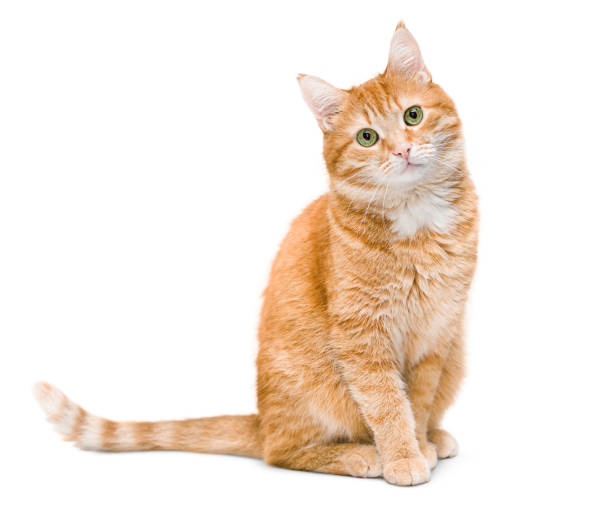
#> input picture Lab5/cat.jpg, 612 x 531 px
$ jupyter execute Lab5.ipynb   (older library calls are emulated)
#> lines starting #> are read from the running program, lines starting #| are printed output that depends on the picture
[cell 1]
import cv2
import numpy as np
import matplotlib.pyplot as plt
from scipy import ndimage
from scipy.ndimage import gaussian_filter
from skimage import data

### Task#1: Unsharp Masking

[cell 2]
# Read the image
image = cv2.imread('cat.jpg')
#> image is the input picture: shape (531, 612, 3); mean B, G, R 224.7, 234.5, 245.6
image = cv2.cvtColor(image, cv2.COLOR_BGR2RGB) # Convert from BGR to RGB

#gussian sigma
sigma=2

#parameter
amount=1.5

# Convert image to float32 for processing
image_float = image.astype(np.float32) / 255.0

# Apply Gaussian blur
blurred = cv2.GaussianBlur(image_float, (0, 0), sigmaX=sigma, sigmaY=sigma)

# Perform Unsharp Masking
sharpened = np.clip(image_float + amount * (image_float - blurred), 0, 1)
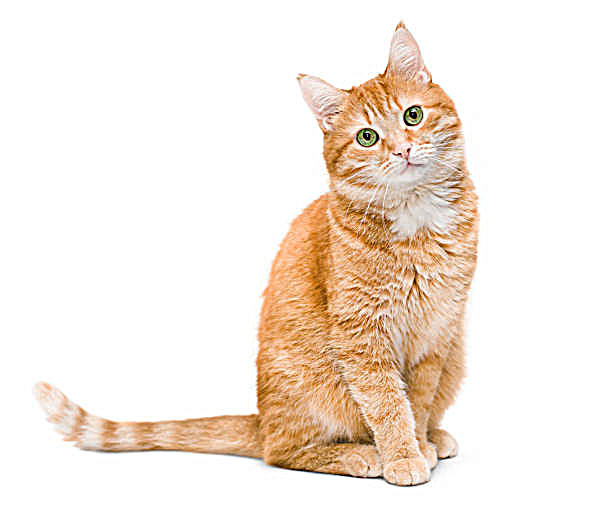
#> sharpened: shape (531, 612, 3) float32; mean R, G, B 0.962, 0.919, 0.88

# Plot original, blurred, and sharpened images
fig, ax = plt.subplots(1, 3, figsize=(15, 5))
ax[0].imshow(image)
ax[0].set_title("Original Image")
ax[0].axis("off")
ax[1].imshow(blurred)
ax[1].set_title("Blurred Image")
ax[1].axis("off")
ax[2].imshow(sharpened)
ax[2].set_title("Sharpened (Unsharp Masking)")
ax[2].axis("off")
plt.show()
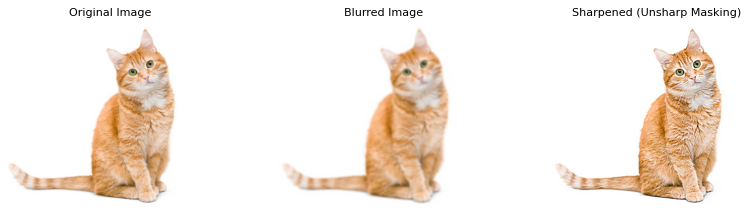
#> figure drawn by matplotlib, 3 panels

### Task#1: Convolve an image with a 7x7 box filter, and output the original and smoothed image side by side

[cell 3]
img = cv2.imread("cat.jpg",0)
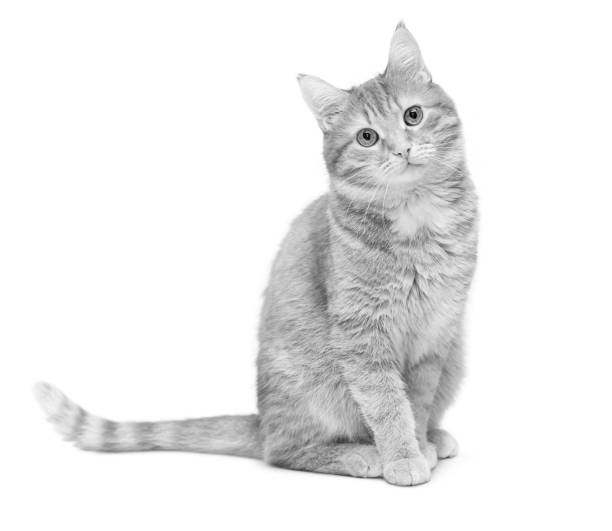
#> img: shape (531, 612); min 0, max 255, mean 236.7

kernel = np.ones((7,7)) / 49
smoothed = ndimage.convolve(img, kernel)


plt.figure(figsize=(12,5))

plt.subplot(1,2,1)
plt.imshow(img, cmap='gray')
plt.title("Original Image")
plt.axis("off")

plt.subplot(1,2,2)
plt.imshow(smoothed, cmap='gray')
plt.title("Smoothed (7x7 Box Filter)")
plt.axis("off")

plt.show()
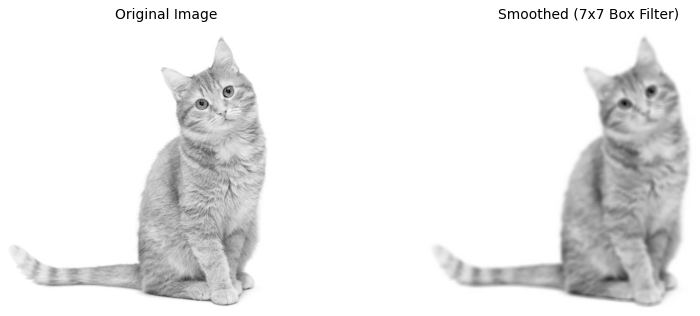
#> figure drawn by matplotlib, 2 panels

### Task#2: Using an image of your choice, apply a 5x5 gaussian filter to the image, then a 21x21 gaussian filter and show the three images side by side.

[cell 4]
image = data.cat()
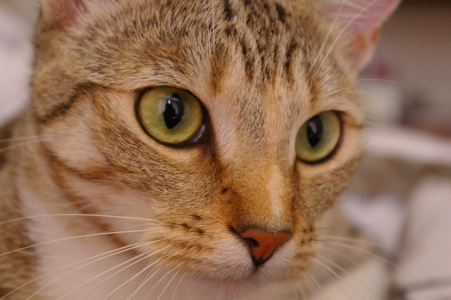
#> input picture skimage.data.cat(), 451 x 300 px
#> image is the input picture: shape (300, 451, 3); mean R, G, B 147.7, 111.4, 86.8

gaussian_5 = gaussian_filter(image, sigma=1)
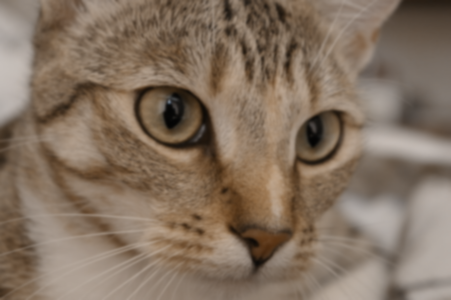
#> gaussian_5: shape (300, 451, 3); mean R, G, B 131.6, 113.4, 96.4
gaussian_21 = gaussian_filter(image, sigma=5)
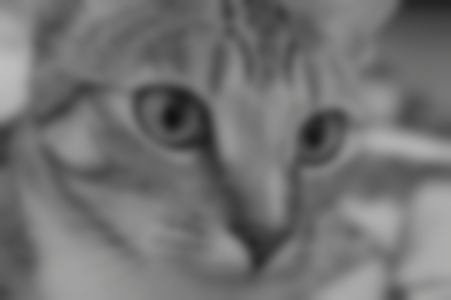
#> gaussian_21: shape (300, 451, 3); mean R, G, B 114, 114, 113.6


plt.figure(figsize=(15,5))

plt.subplot(1,3,1)
plt.imshow(image, cmap='gray')
plt.title("Original Image")
plt.axis("off")

plt.subplot(1,3,2)
plt.imshow(gaussian_5, cmap='gray')
plt.title("5x5 Gaussian Filter")
plt.axis("off")

plt.subplot(1,3,3)
plt.imshow(gaussian_21, cmap='gray')
plt.title("21x21 Gaussian Filter")
plt.axis("off")

plt.show()

### Task#3: Using an image of your choice, apply a 3x3 Laplacian filter to sharpen the image.
#### Follow the following steps:
#### 1. Read the image
#### 2. Convert image to float32
#### 3. Use the cv2.Laplacian() function
#### 4. Sharpen the image using: np.clip(image_float - laplacian, 0, 1)
#### 5. Plot the original image, the resulting image after applying the Laplacian filter and the sharpened image

[cell 5]
# 1. Read the image
image = data.camera()
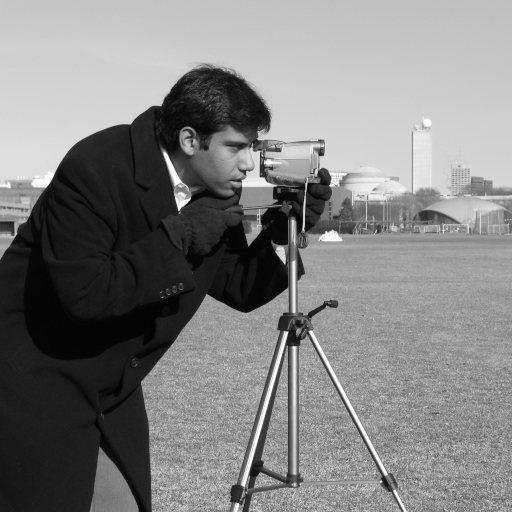
#> input picture skimage.data.camera(), 512 x 512 px
#> image is the input picture: shape (512, 512); min 0, max 255, mean 129.1

# 2. Convert image to float32
image_float = image.astype(np.float32) / 255.0
#> image_float: shape (512, 512) float32

# 3. Use the cv2.Laplacian() function
laplacian = cv2.Laplacian(image_float, cv2.CV_32F, ksize=3)
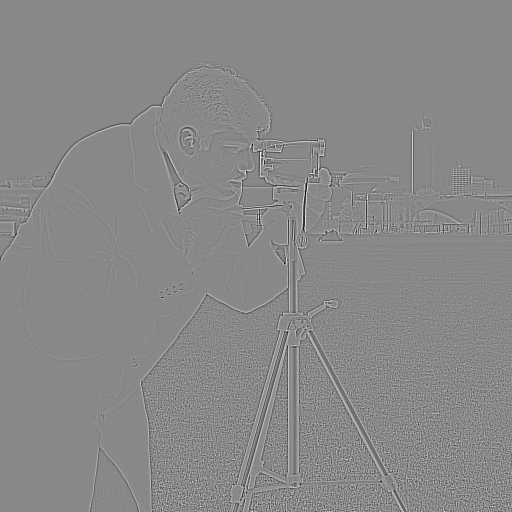
#> laplacian: shape (512, 512) float32; min -4.35, max 3.76, mean 3.91e-05; drawn with min black and max white

# 4. Sharpen the image using: np.clip(image_float - laplacian, 0, 1)
sharpened = np.clip(image_float - laplacian, 0, 1)
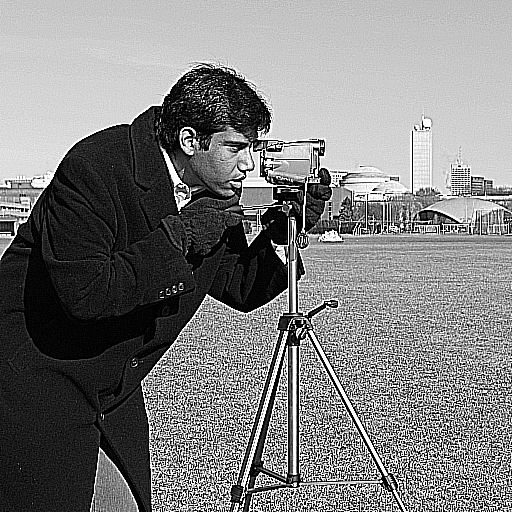
#> sharpened: shape (512, 512) float32; min 0, max 1, mean 0.499

# 5. Plot the original image, the resulting image after applying the Laplacian filter and the sharpened image
plt.figure(figsize=(15,5))

plt.subplot(1,3,1)
plt.imshow(image_float, cmap='gray')
plt.title("Original Image")
plt.axis("off")

plt.subplot(1,3,2)
plt.imshow(laplacian, cmap='gray')
plt.title("Laplacian (Edges)")
plt.axis("off")

plt.subplot(1,3,3)
plt.imshow(sharpened, cmap='gray')
plt.title("Sharpened Image")
plt.axis("off")

plt.show()
